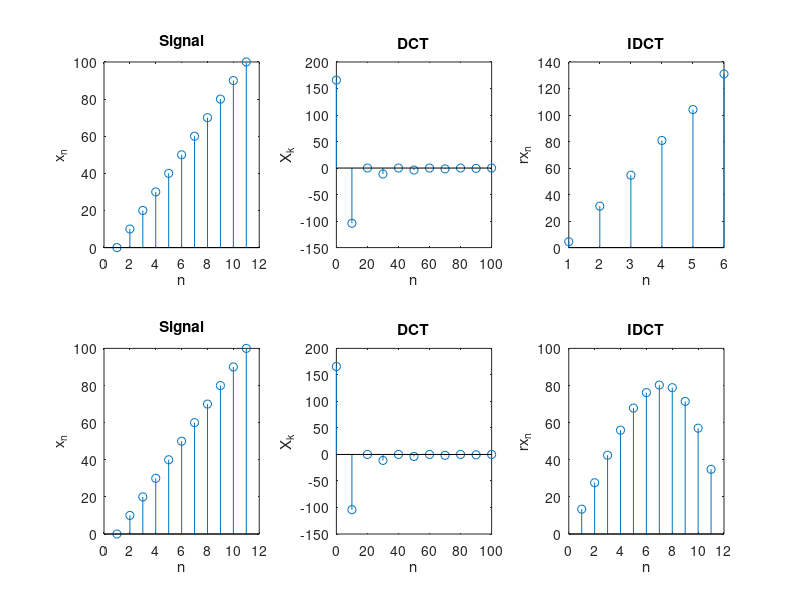

This chart was generated by the following MATLAB code:
clear all
clc

%Using inbuilt functions.

x_n = 0:10:100;
y = dct(x_n);

subplot(2,3,1);
stem(x_n);
title('Signal')
xlabel('n')
ylabel('x_n')

subplot(2,3,2);
stem(x_n,y);
title('DCT')
xlabel('n')
ylabel('X_k')


x1 = int16(length(x_n)/2);
y1 = y(1:x1);

rx_n = idct(y1);
subplot(2,3,3);
stem(rx_n);
title('IDCT')
xlabel('n')
ylabel('rx_n')

%Using formula.
%DCT
x_k = zeros(1,11);
N = 11;
for k = 1:11
    for n = 1:11
        if k==1
            x_k(k) = x_k(k) + sqrt(1/N)*x_n(n)*cos((2*(n-1)+1)*(k-1)*pi/(2*N));
        else
            x_k(k) = x_k(k) + sqrt(2/N)*x_n(n)*cos((2*(n-1)+1)*(k-1)*pi/(2*N));
        end
    end
end

subplot(2,3,4);
stem(x_n);
title('Signal')
xlabel('n')
ylabel('x_n')


subplot(2,3,5);
stem(x_n,x_k);
title('DCT')
xlabel('n')
ylabel('X_k')

%IDCT
rx_n1 = zeros(1,11);

for n = 1:11
    for k = 1:11
        if n==1
            rx_n1(n) = rx_n1(n) + sqrt(1/N)*x_k(k)*cos((2*(k-1)+1)*(n-1)*pi/(2*N));
        else
            rx_n1(n) = rx_n1(n) + sqrt(2/N)*x_k(k)*cos((2*(k-1)+1)*(n-1)*pi/(2*N));
        end
    end
end

subplot(2,3,6);
stem(rx_n1);
title('IDCT')
xlabel('n')
ylabel('rx_n')